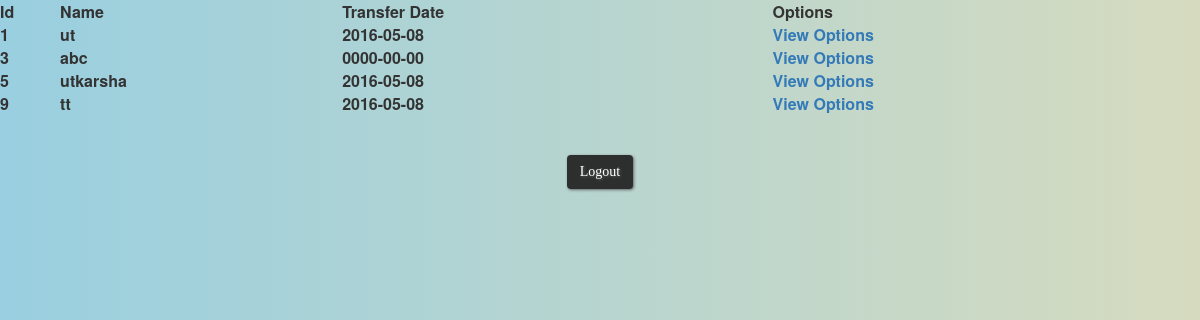
/select_option.php (signed in), run on the app's committed database.
### tables this page shows
CREATE TABLE `add_rti` (
  `id` int(11) NOT NULL,
  `name` varchar(30) NOT NULL,
  `gender` varchar(15) NOT NULL,
  `address` varchar(100) NOT NULL,
  `pin_code` int(11) NOT NULL,
  `state` varchar(20) NOT NULL,
  `country` varchar(10) NOT NULL,
  `phone_no` varchar(15) NOT NULL,
  `mobile` varchar(15) NOT NULL,
  `email` varchar(40) NOT NULL,
  `citizenship` varchar(15) NOT NULL,
  `date_of_receipt` date NOT NULL,
  `date_of_receipt_cio` date NOT NULL,
  `timespan` int(11) NOT NULL,
  `fee_enclosed` varchar(10) NOT NULL,
  `fee_deposit_date` date NOT NULL,
  `pay_mode` varchar(20) NOT NULL,
  `archive` int(11) DEFAULT NULL,
  `closed` int(11) DEFAULT NULL
);

CREATE TABLE `first_appeal` (
  `id` int(11) NOT NULL,
  `appeal_info` varchar(50) NOT NULL,
  `transfer_date` date NOT NULL
);

### appellant_interface.php (the view, shortened to what this page needs)
<html>
<head>
	<link rel="stylesheet" href="css/background.css">
	<link rel="stylesheet" href="bootstrap/css/bootstrap.min.css">
</head>
<body>
<?php
include'config_database.php';
$sql="SELECT * FROM first_appeal ";
$res=mysqli_query($con,$sql);
$b=mysqli_num_rows($res);
?>
<table width=100%>
	<tr>
		<th>Id</th>
		<th>Name</th>
		<th>Transfer Date</th>
		<th>Options</th>
	</tr>
<?php
while($b!=0)
{
	$f=mysqli_fetch_array($res);
	$query="SELECT * FROM add_rti WHERE id=".$f['id'].";";
	$res2=mysqli_query($con,$query);
	$f2=mysqli_fetch_array($res2);
	echo"<tr>
		<th>".$f2['id']."</a></th>
		<th>".$f2['name']."</a></th>
		<th>".$f['transfer_date']."</a></th>
		<th><a href='appeal_option.php?id=".$f2['id']."'>View Options</a></th>
	</tr>";
$b--;
}
echo"</table></br></br>";
?>

### css/new_prev.css (style rules this page uses)
a { text-decoration:none; }

### css/background.css (style rules this page uses)
body { background: #99cfe0; background: -moz-linear-gradient(left, #f9cfe0 0%, #d6dbbf 100%); background: -webkit-linear-gradient(left, #99cfe0 0%,#d6dbbf 100%); background: linear-gradient(to right, #99cfe0 0%,#d6dbbf 100%); }
.btn { background: #2d2e2e; background-image: -webkit-linear-gradient(top, #2d2e2e, #6b696b); background-image: -moz-linear-gradient(top, #2d2e2e, #6b696b); background-image: -ms-linear-gradient(top, #2d2e2e, #6b696b); background-image: -o-linear-gradient(top, #2d2e2e, #6b696b); background-image: linear-gradient(to bottom, #2d2e2e, #6b696b); -webkit-border-radius: 8; -moz-border-radius: 8; border-radius: 8px; text-shadow: 1px 1px 3px #616161; -webkit-box-shadow: 1px 1px 3px #666666; -moz-box-shadow: 1px 1px 3px #666666; box-shadow: 1px 1px 3px #666666; font-family: Georgia; color: #ffffff; font-size: 20px; padding: 10px 20px 10px 20px; text-decoration: none; cursor: pointer; }

### data on the page
add_rti: id "1", name "ut", first_appeal.transfer_date "2016-05-08"
add_rti: id "3", name "abc", first_appeal.transfer_date "0000-00-00"
add_rti: id "5", name "utkarsha", first_appeal.transfer_date "2016-05-08"
add_rti: id "9", name "tt", first_appeal.transfer_date "2016-05-08"
